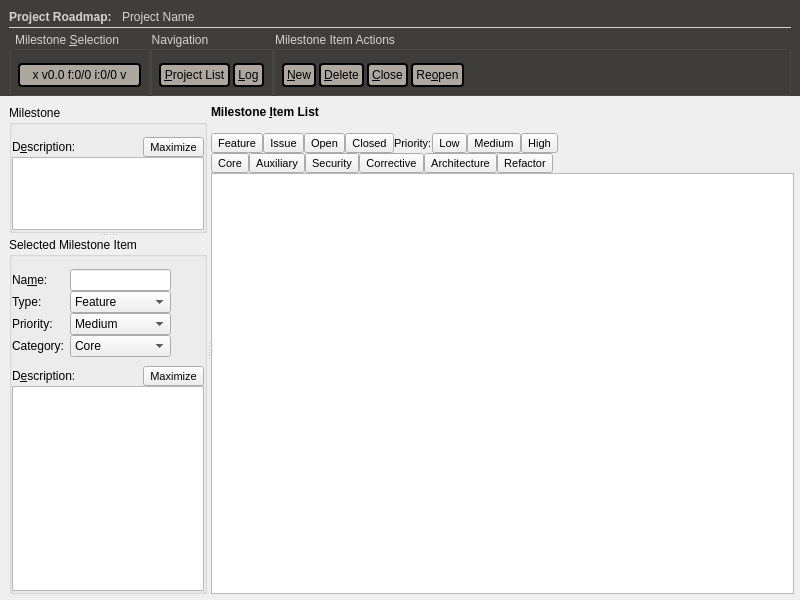
<?xml version="1.0" encoding="UTF-8"?>
<ui version="4.0">
 <class>roadmap_widget</class>
 <widget class="QWidget" name="roadmap_widget">
  <property name="geometry">
   <rect>
    <x>0</x>
    <y>0</y>
    <width>800</width>
    <height>600</height>
   </rect>
  </property>
  <property name="windowTitle">
   <string>Form</string>
  </property>
  <layout class="QGridLayout" name="gridLayout_4">
   <property name="margin">
    <number>0</number>
   </property>
   <property name="spacing">
    <number>0</number>
   </property>
   <item row="0" column="0">
    <widget class="QWidget" name="action_bg_outer" native="true">
     <property name="sizePolicy">
      <sizepolicy hsizetype="Preferred" vsizetype="Maximum">
       <horstretch>0</horstretch>
       <verstretch>0</verstretch>
      </sizepolicy>
     </property>
     <property name="styleSheet">
      <string notr="true">QWidget#action_bg_outer {
	background-color:#3f3e3a;
}
QGroupBox{
	color:lightgray;
}
QPushButton{
	background-color:#AEA79F;
	color:black;
	border-color:black;
	border-style: solid;
	border-width: 2px;
	border-radius: 4px;
	min-width: 3.5em;
	padding: 3px;
}
QPushButton:focus{
	outline: none;
	background-color:#AEA79F;
	color:black;
	border-color:#DD4814;
	border-style: solid;
	border-width: 2px;
	border-radius: 4px;
	min-width: 3.5em;
	padding: 3px;
}
QPushButton:pressed{
	outline: none;
	background-color:#AEA79F;
	color:black;
	border-color:red;
	border-style: solid;
	border-width: 2px;
	border-radius: 4px;
	min-width: 3.5em;
	padding: 3px;
}
QPushButton:disabled{
	outline: none;
	background-color:#AEA79F;
	color:gray;
	border-color:gray;
	border-style: solid;
	border-width: 2px;
	border-radius: 4px;
	min-width: 3.5em;
	padding: 3px;
}</string>
     </property>
     <layout class="QGridLayout" name="gridLayout_3">
      <property name="topMargin">
       <number>0</number>
      </property>
      <property name="bottomMargin">
       <number>0</number>
      </property>
      <item row="0" column="0">
       <widget class="QWidget" name="action_bg_inner" native="true">
        <property name="sizePolicy">
         <sizepolicy hsizetype="Preferred" vsizetype="Maximum">
          <horstretch>0</horstretch>
          <verstretch>0</verstretch>
         </sizepolicy>
        </property>
        <layout class="QGridLayout" name="gridLayout_2">
         <property name="leftMargin">
          <number>0</number>
         </property>
         <property name="topMargin">
          <number>10</number>
         </property>
         <property name="rightMargin">
          <number>0</number>
         </property>
         <property name="bottomMargin">
          <number>0</number>
         </property>
         <property name="horizontalSpacing">
          <number>0</number>
         </property>
         <property name="verticalSpacing">
          <number>3</number>
         </property>
         <item row="2" column="2">
          <widget class="QGroupBox" name="box_navi">
           <property name="title">
            <string>Navigation</string>
           </property>
           <layout class="QGridLayout" name="gridLayout_10">
            <property name="leftMargin">
             <number>6</number>
            </property>
            <property name="topMargin">
             <number>12</number>
            </property>
            <property name="rightMargin">
             <number>6</number>
            </property>
            <property name="bottomMargin">
             <number>6</number>
            </property>
            <property name="spacing">
             <number>3</number>
            </property>
            <item row="0" column="1">
             <widget class="QPushButton" name="btn_show_logs">
              <property name="text">
               <string>&amp;Log</string>
              </property>
             </widget>
            </item>
            <item row="0" column="0">
             <widget class="QPushButton" name="btn_show_project">
              <property name="text">
               <string>&amp;Project List</string>
              </property>
             </widget>
            </item>
           </layout>
          </widget>
         </item>
         <item row="2" column="0" colspan="2">
          <widget class="QGroupBox" name="box_milestone_selection">
           <property name="sizePolicy">
            <sizepolicy hsizetype="Maximum" vsizetype="Preferred">
             <horstretch>0</horstretch>
             <verstretch>0</verstretch>
            </sizepolicy>
           </property>
           <property name="title">
            <string>Milestone &amp;Selection</string>
           </property>
           <layout class="QGridLayout" name="layout_mi_select">
            <property name="leftMargin">
             <number>6</number>
            </property>
            <property name="topMargin">
             <number>12</number>
            </property>
            <property name="rightMargin">
             <number>6</number>
            </property>
            <property name="bottomMargin">
             <number>6</number>
            </property>
            <property name="spacing">
             <number>3</number>
            </property>
            <item row="0" column="0">
             <widget class="QPushButton" name="btn_milestone_button">
              <property name="text">
               <string>x v0.0 f:0/0 i:0/0 v</string>
              </property>
              <property name="checkable">
               <bool>false</bool>
              </property>
              <property name="autoExclusive">
               <bool>false</bool>
              </property>
             </widget>
            </item>
           </layout>
          </widget>
         </item>
         <item row="0" column="0">
          <widget class="QLabel" name="label">
           <property name="sizePolicy">
            <sizepolicy hsizetype="Maximum" vsizetype="Preferred">
             <horstretch>0</horstretch>
             <verstretch>0</verstretch>
            </sizepolicy>
           </property>
           <property name="font">
            <font>
             <weight>75</weight>
             <bold>true</bold>
            </font>
           </property>
           <property name="styleSheet">
            <string notr="true">color:lightgray;</string>
           </property>
           <property name="text">
            <string>Project Roadmap:   </string>
           </property>
          </widget>
         </item>
         <item row="2" column="3">
          <widget class="QGroupBox" name="box_mi_actions">
           <property name="title">
            <string>Milestone Item Actions</string>
           </property>
           <layout class="QGridLayout" name="gridLayout_11">
            <property name="leftMargin">
             <number>6</number>
            </property>
            <property name="topMargin">
             <number>12</number>
            </property>
            <property name="rightMargin">
             <number>6</number>
            </property>
            <property name="bottomMargin">
             <number>6</number>
            </property>
            <property name="spacing">
             <number>3</number>
            </property>
            <item row="0" column="2">
             <widget class="QPushButton" name="btn_mi_close">
              <property name="text">
               <string>&amp;Close</string>
              </property>
             </widget>
            </item>
            <item row="0" column="1">
             <widget class="QPushButton" name="btn_mi_delete">
              <property name="text">
               <string>&amp;Delete</string>
              </property>
             </widget>
            </item>
            <item row="0" column="4">
             <spacer name="horizontalSpacer">
              <property name="orientation">
               <enum>Qt::Horizontal</enum>
              </property>
              <property name="sizeHint" stdset="0">
               <size>
                <width>40</width>
                <height>20</height>
               </size>
              </property>
             </spacer>
            </item>
            <item row="0" column="0">
             <widget class="QPushButton" name="btn_mi_new">
              <property name="text">
               <string>&amp;New</string>
              </property>
             </widget>
            </item>
            <item row="0" column="3">
             <widget class="QPushButton" name="btn_mi_reopen">
              <property name="text">
               <string>Re&amp;open</string>
              </property>
             </widget>
            </item>
           </layout>
          </widget>
         </item>
         <item row="0" column="1" colspan="3">
          <widget class="QLabel" name="lbl_project_name">
           <property name="sizePolicy">
            <sizepolicy hsizetype="Preferred" vsizetype="Preferred">
             <horstretch>0</horstretch>
             <verstretch>0</verstretch>
            </sizepolicy>
           </property>
           <property name="styleSheet">
            <string notr="true">color:lightgray;</string>
           </property>
           <property name="text">
            <string>Project Name</string>
           </property>
          </widget>
         </item>
         <item row="1" column="0" colspan="4">
          <widget class="Line" name="line">
           <property name="sizePolicy">
            <sizepolicy hsizetype="Minimum" vsizetype="Minimum">
             <horstretch>0</horstretch>
             <verstretch>1</verstretch>
            </sizepolicy>
           </property>
           <property name="maximumSize">
            <size>
             <width>16777215</width>
             <height>1</height>
            </size>
           </property>
           <property name="styleSheet">
            <string notr="true">border: 1px solid lightgray;
height:1px;</string>
           </property>
           <property name="orientation">
            <enum>Qt::Horizontal</enum>
           </property>
          </widget>
         </item>
        </layout>
       </widget>
      </item>
     </layout>
    </widget>
   </item>
   <item row="1" column="0">
    <widget class="QWidget" name="body" native="true">
     <layout class="QGridLayout" name="gridLayout_5">
      <property name="leftMargin">
       <number>9</number>
      </property>
      <property name="topMargin">
       <number>9</number>
      </property>
      <property name="rightMargin">
       <number>6</number>
      </property>
      <property name="bottomMargin">
       <number>6</number>
      </property>
      <property name="spacing">
       <number>0</number>
      </property>
      <item row="0" column="1">
       <widget class="QSplitter" name="splitter">
        <property name="orientation">
         <enum>Qt::Horizontal</enum>
        </property>
        <widget class="QWidget" name="box_left" native="true">
         <property name="sizePolicy">
          <sizepolicy hsizetype="Preferred" vsizetype="Preferred">
           <horstretch>1</horstretch>
           <verstretch>0</verstretch>
          </sizepolicy>
         </property>
         <layout class="QGridLayout" name="gridLayout_8">
          <property name="margin">
           <number>0</number>
          </property>
          <property name="spacing">
           <number>0</number>
          </property>
          <item row="0" column="0">
           <widget class="QSplitter" name="splitter_2">
            <property name="orientation">
             <enum>Qt::Vertical</enum>
            </property>
            <widget class="QGroupBox" name="group_milestone_description">
             <property name="sizePolicy">
              <sizepolicy hsizetype="Preferred" vsizetype="Preferred">
               <horstretch>0</horstretch>
               <verstretch>1</verstretch>
              </sizepolicy>
             </property>
             <property name="title">
              <string>Milestone</string>
             </property>
             <layout class="QGridLayout" name="gridLayout_14">
              <property name="leftMargin">
               <number>0</number>
              </property>
              <property name="topMargin">
               <number>12</number>
              </property>
              <property name="rightMargin">
               <number>0</number>
              </property>
              <property name="bottomMargin">
               <number>0</number>
              </property>
              <property name="spacing">
               <number>0</number>
              </property>
              <item row="0" column="1">
               <widget class="QLabel" name="label_7">
                <property name="text">
                 <string>D&amp;escription:</string>
                </property>
                <property name="buddy">
                 <cstring>text_milestone_description</cstring>
                </property>
               </widget>
              </item>
              <item row="1" column="0" colspan="4">
               <widget class="QTextEdit" name="text_milestone_description">
                <property name="autoFormatting">
                 <set>QTextEdit::AutoAll</set>
                </property>
                <property name="tabChangesFocus">
                 <bool>true</bool>
                </property>
               </widget>
              </item>
              <item row="0" column="3">
               <widget class="QToolButton" name="btn_milestone_maximize">
                <property name="font">
                 <font>
                  <pointsize>8</pointsize>
                 </font>
                </property>
                <property name="text">
                 <string>Maximize</string>
                </property>
                <property name="checkable">
                 <bool>true</bool>
                </property>
               </widget>
              </item>
              <item row="0" column="2">
               <spacer name="horizontalSpacer_2">
                <property name="orientation">
                 <enum>Qt::Horizontal</enum>
                </property>
                <property name="sizeHint" stdset="0">
                 <size>
                  <width>50</width>
                  <height>20</height>
                 </size>
                </property>
               </spacer>
              </item>
             </layout>
            </widget>
            <widget class="QGroupBox" name="group_selected_milestone">
             <property name="sizePolicy">
              <sizepolicy hsizetype="Preferred" vsizetype="Preferred">
               <horstretch>0</horstretch>
               <verstretch>2</verstretch>
              </sizepolicy>
             </property>
             <property name="title">
              <string>Selected Milestone Item</string>
             </property>
             <layout class="QGridLayout" name="gridLayout_16">
              <property name="leftMargin">
               <number>0</number>
              </property>
              <property name="topMargin">
               <number>12</number>
              </property>
              <property name="rightMargin">
               <number>0</number>
              </property>
              <property name="bottomMargin">
               <number>0</number>
              </property>
              <property name="spacing">
               <number>0</number>
              </property>
              <item row="1" column="3">
               <widget class="QToolButton" name="btn_mi_desc_minimize">
                <property name="font">
                 <font>
                  <pointsize>8</pointsize>
                 </font>
                </property>
                <property name="text">
                 <string>Maximize</string>
                </property>
                <property name="checkable">
                 <bool>true</bool>
                </property>
               </widget>
              </item>
              <item row="2" column="0" colspan="4">
               <widget class="QTextEdit" name="txt_mi_description">
                <property name="autoFormatting">
                 <set>QTextEdit::AutoAll</set>
                </property>
                <property name="tabChangesFocus">
                 <bool>true</bool>
                </property>
               </widget>
              </item>
              <item row="0" column="0" colspan="4">
               <widget class="QWidget" name="group_edit_attr" native="true">
                <layout class="QGridLayout" name="gridLayout_15">
                 <property name="leftMargin">
                  <number>0</number>
                 </property>
                 <property name="topMargin">
                  <number>0</number>
                 </property>
                 <property name="rightMargin">
                  <number>0</number>
                 </property>
                 <property name="bottomMargin">
                  <number>9</number>
                 </property>
                 <property name="horizontalSpacing">
                  <number>6</number>
                 </property>
                 <property name="verticalSpacing">
                  <number>0</number>
                 </property>
                 <item row="3" column="0">
                  <widget class="QLabel" name="label_5">
                   <property name="text">
                    <string>Category:</string>
                   </property>
                   <property name="buddy">
                    <cstring>cb_mi_category</cstring>
                   </property>
                  </widget>
                 </item>
                 <item row="2" column="0">
                  <widget class="QLabel" name="label_4">
                   <property name="text">
                    <string>Priority:</string>
                   </property>
                   <property name="buddy">
                    <cstring>cb_mi_priority</cstring>
                   </property>
                  </widget>
                 </item>
                 <item row="1" column="0">
                  <widget class="QLabel" name="label_2">
                   <property name="text">
                    <string>Type:</string>
                   </property>
                   <property name="buddy">
                    <cstring>cb_mi_type</cstring>
                   </property>
                  </widget>
                 </item>
                 <item row="1" column="1">
                  <widget class="QComboBox" name="cb_mi_type">
                   <item>
                    <property name="text">
                     <string>Feature</string>
                    </property>
                   </item>
                   <item>
                    <property name="text">
                     <string>Issue</string>
                    </property>
                   </item>
                  </widget>
                 </item>
                 <item row="0" column="0">
                  <widget class="QLabel" name="label_8">
                   <property name="text">
                    <string>Na&amp;me:</string>
                   </property>
                   <property name="buddy">
                    <cstring>line_mi_name</cstring>
                   </property>
                  </widget>
                 </item>
                 <item row="3" column="1">
                  <widget class="QComboBox" name="cb_mi_category">
                   <item>
                    <property name="text">
                     <string>Core</string>
                    </property>
                   </item>
                   <item>
                    <property name="text">
                     <string>Auxiliary</string>
                    </property>
                   </item>
                   <item>
                    <property name="text">
                     <string>Security</string>
                    </property>
                   </item>
                   <item>
                    <property name="text">
                     <string>Corrective</string>
                    </property>
                   </item>
                   <item>
                    <property name="text">
                     <string>Architecture</string>
                    </property>
                   </item>
                   <item>
                    <property name="text">
                     <string>Refactor</string>
                    </property>
                   </item>
                  </widget>
                 </item>
                 <item row="0" column="1">
                  <widget class="QLineEdit" name="line_mi_name"/>
                 </item>
                 <item row="2" column="1">
                  <widget class="QComboBox" name="cb_mi_priority">
                   <item>
                    <property name="text">
                     <string>Medium</string>
                    </property>
                   </item>
                   <item>
                    <property name="text">
                     <string>Low</string>
                    </property>
                   </item>
                   <item>
                    <property name="text">
                     <string>High</string>
                    </property>
                   </item>
                  </widget>
                 </item>
                 <item row="2" column="2">
                  <spacer name="horizontalSpacer_4">
                   <property name="orientation">
                    <enum>Qt::Horizontal</enum>
                   </property>
                   <property name="sizeHint" stdset="0">
                    <size>
                     <width>40</width>
                     <height>20</height>
                    </size>
                   </property>
                  </spacer>
                 </item>
                </layout>
               </widget>
              </item>
              <item row="1" column="2">
               <spacer name="horizontalSpacer_3">
                <property name="orientation">
                 <enum>Qt::Horizontal</enum>
                </property>
                <property name="sizeHint" stdset="0">
                 <size>
                  <width>29</width>
                  <height>20</height>
                 </size>
                </property>
               </spacer>
              </item>
              <item row="1" column="0">
               <widget class="QLabel" name="label_6">
                <property name="text">
                 <string>D&amp;escription:</string>
                </property>
                <property name="buddy">
                 <cstring>txt_mi_description</cstring>
                </property>
               </widget>
              </item>
             </layout>
            </widget>
           </widget>
          </item>
         </layout>
        </widget>
        <widget class="QWidget" name="group_log_list" native="true">
         <property name="sizePolicy">
          <sizepolicy hsizetype="Preferred" vsizetype="Preferred">
           <horstretch>2</horstretch>
           <verstretch>0</verstretch>
          </sizepolicy>
         </property>
         <layout class="QGridLayout" name="gridLayout_13">
          <property name="margin">
           <number>0</number>
          </property>
          <property name="spacing">
           <number>0</number>
          </property>
          <item row="1" column="0">
           <widget class="QWidget" name="widget" native="true">
            <layout class="QGridLayout" name="gridLayout_12">
             <property name="margin">
              <number>0</number>
             </property>
             <property name="spacing">
              <number>0</number>
             </property>
             <item row="1" column="0">
              <widget class="QWidget" name="widget_4" native="true">
               <layout class="QGridLayout" name="gridLayout_6">
                <property name="margin">
                 <number>0</number>
                </property>
                <property name="spacing">
                 <number>0</number>
                </property>
                <item row="0" column="3">
                 <widget class="QToolButton" name="btn_filter_corrective">
                  <property name="font">
                   <font>
                    <pointsize>8</pointsize>
                   </font>
                  </property>
                  <property name="text">
                   <string>Corrective</string>
                  </property>
                  <property name="checkable">
                   <bool>true</bool>
                  </property>
                  <property name="checked">
                   <bool>false</bool>
                  </property>
                 </widget>
                </item>
                <item row="0" column="1">
                 <widget class="QToolButton" name="btn_filter_auxiliary">
                  <property name="font">
                   <font>
                    <pointsize>8</pointsize>
                   </font>
                  </property>
                  <property name="text">
                   <string>Auxiliary</string>
                  </property>
                  <property name="checkable">
                   <bool>true</bool>
                  </property>
                  <property name="checked">
                   <bool>false</bool>
                  </property>
                 </widget>
                </item>
                <item row="0" column="5">
                 <widget class="QToolButton" name="btn_filter_refactor">
                  <property name="font">
                   <font>
                    <pointsize>8</pointsize>
                   </font>
                  </property>
                  <property name="text">
                   <string>Refactor</string>
                  </property>
                  <property name="checkable">
                   <bool>true</bool>
                  </property>
                  <property name="checked">
                   <bool>false</bool>
                  </property>
                 </widget>
                </item>
                <item row="0" column="2">
                 <widget class="QToolButton" name="btn_filter_security">
                  <property name="font">
                   <font>
                    <pointsize>8</pointsize>
                   </font>
                  </property>
                  <property name="text">
                   <string>Security</string>
                  </property>
                  <property name="checkable">
                   <bool>true</bool>
                  </property>
                  <property name="checked">
                   <bool>false</bool>
                  </property>
                 </widget>
                </item>
                <item row="0" column="4">
                 <widget class="QToolButton" name="btn_filter_architecture">
                  <property name="font">
                   <font>
                    <pointsize>8</pointsize>
                   </font>
                  </property>
                  <property name="text">
                   <string>Architecture</string>
                  </property>
                  <property name="checkable">
                   <bool>true</bool>
                  </property>
                  <property name="checked">
                   <bool>false</bool>
                  </property>
                 </widget>
                </item>
                <item row="0" column="0">
                 <widget class="QToolButton" name="btn_filter_core">
                  <property name="font">
                   <font>
                    <pointsize>8</pointsize>
                   </font>
                  </property>
                  <property name="text">
                   <string>Core</string>
                  </property>
                  <property name="checkable">
                   <bool>true</bool>
                  </property>
                  <property name="checked">
                   <bool>false</bool>
                  </property>
                 </widget>
                </item>
                <item row="0" column="6">
                 <spacer name="horizontalSpacer_7">
                  <property name="orientation">
                   <enum>Qt::Horizontal</enum>
                  </property>
                  <property name="sizeHint" stdset="0">
                   <size>
                    <width>40</width>
                    <height>20</height>
                   </size>
                  </property>
                 </spacer>
                </item>
               </layout>
              </widget>
             </item>
             <item row="0" column="0">
              <widget class="QWidget" name="widget_3" native="true">
               <layout class="QGridLayout" name="gridLayout_7">
                <property name="margin">
                 <number>0</number>
                </property>
                <property name="spacing">
                 <number>0</number>
                </property>
                <item row="0" column="10">
                 <spacer name="horizontalSpacer_6">
                  <property name="orientation">
                   <enum>Qt::Horizontal</enum>
                  </property>
                  <property name="sizeHint" stdset="0">
                   <size>
                    <width>40</width>
                    <height>20</height>
                   </size>
                  </property>
                 </spacer>
                </item>
                <item row="0" column="5">
                 <widget class="QLabel" name="label_3">
                  <property name="font">
                   <font>
                    <pointsize>8</pointsize>
                   </font>
                  </property>
                  <property name="text">
                   <string>Priority:</string>
                  </property>
                 </widget>
                </item>
                <item row="0" column="7">
                 <widget class="QToolButton" name="btn_filter_medium">
                  <property name="font">
                   <font>
                    <pointsize>8</pointsize>
                   </font>
                  </property>
                  <property name="text">
                   <string>Medium</string>
                  </property>
                  <property name="checkable">
                   <bool>true</bool>
                  </property>
                  <property name="checked">
                   <bool>false</bool>
                  </property>
                 </widget>
                </item>
                <item row="0" column="6">
                 <widget class="QToolButton" name="btn_filter_low">
                  <property name="font">
                   <font>
                    <pointsize>8</pointsize>
                   </font>
                  </property>
                  <property name="text">
                   <string>Low</string>
                  </property>
                  <property name="checkable">
                   <bool>true</bool>
                  </property>
                  <property name="checked">
                   <bool>false</bool>
                  </property>
                 </widget>
                </item>
                <item row="0" column="8">
                 <widget class="QToolButton" name="btn_filter_high">
                  <property name="font">
                   <font>
                    <pointsize>8</pointsize>
                   </font>
                  </property>
                  <property name="text">
                   <string>High</string>
                  </property>
                  <property name="checkable">
                   <bool>true</bool>
                  </property>
                  <property name="checked">
                   <bool>false</bool>
                  </property>
                 </widget>
                </item>
                <item row="0" column="1">
                 <widget class="QToolButton" name="btn_filter_issue">
                  <property name="font">
                   <font>
                    <pointsize>8</pointsize>
                   </font>
                  </property>
                  <property name="text">
                   <string>Issue</string>
                  </property>
                  <property name="checkable">
                   <bool>true</bool>
                  </property>
                  <property name="checked">
                   <bool>false</bool>
                  </property>
                 </widget>
                </item>
                <item row="0" column="3">
                 <widget class="QToolButton" name="btn_filter_closed">
                  <property name="font">
                   <font>
                    <pointsize>8</pointsize>
                   </font>
                  </property>
                  <property name="text">
                   <string>Closed</string>
                  </property>
                  <property name="checkable">
                   <bool>true</bool>
                  </property>
                  <property name="checked">
                   <bool>false</bool>
                  </property>
                 </widget>
                </item>
                <item row="0" column="2">
                 <widget class="QToolButton" name="btn_filter_open">
                  <property name="font">
                   <font>
                    <pointsize>8</pointsize>
                   </font>
                  </property>
                  <property name="text">
                   <string>Open</string>
                  </property>
                  <property name="checkable">
                   <bool>true</bool>
                  </property>
                  <property name="checked">
                   <bool>false</bool>
                  </property>
                 </widget>
                </item>
                <item row="0" column="0">
                 <widget class="QToolButton" name="btn_filter_feature">
                  <property name="font">
                   <font>
                    <pointsize>8</pointsize>
                   </font>
                  </property>
                  <property name="text">
                   <string>Feature</string>
                  </property>
                  <property name="checkable">
                   <bool>true</bool>
                  </property>
                  <property name="checked">
                   <bool>false</bool>
                  </property>
                 </widget>
                </item>
               </layout>
              </widget>
             </item>
            </layout>
           </widget>
          </item>
          <item row="2" column="0">
           <widget class="QTableView" name="tbl_mi_list">
            <property name="font">
             <font>
              <pointsize>11</pointsize>
             </font>
            </property>
            <property name="editTriggers">
             <set>QAbstractItemView::NoEditTriggers</set>
            </property>
            <property name="selectionMode">
             <enum>QAbstractItemView::SingleSelection</enum>
            </property>
            <property name="selectionBehavior">
             <enum>QAbstractItemView::SelectRows</enum>
            </property>
           </widget>
          </item>
          <item row="0" column="0">
           <widget class="QLabel" name="label_9">
            <property name="sizePolicy">
             <sizepolicy hsizetype="Preferred" vsizetype="Preferred">
              <horstretch>0</horstretch>
              <verstretch>0</verstretch>
             </sizepolicy>
            </property>
            <property name="minimumSize">
             <size>
              <width>0</width>
              <height>28</height>
             </size>
            </property>
            <property name="font">
             <font>
              <weight>75</weight>
              <bold>true</bold>
             </font>
            </property>
            <property name="text">
             <string>Milestone &amp;Item List</string>
            </property>
            <property name="alignment">
             <set>Qt::AlignLeading|Qt::AlignLeft|Qt::AlignTop</set>
            </property>
            <property name="buddy">
             <cstring>tbl_mi_list</cstring>
            </property>
           </widget>
          </item>
         </layout>
        </widget>
       </widget>
      </item>
     </layout>
    </widget>
   </item>
  </layout>
 </widget>
 <tabstops>
  <tabstop>btn_milestone_button</tabstop>
  <tabstop>btn_show_project</tabstop>
  <tabstop>btn_show_logs</tabstop>
  <tabstop>btn_mi_new</tabstop>
  <tabstop>btn_mi_delete</tabstop>
  <tabstop>btn_mi_close</tabstop>
  <tabstop>btn_mi_reopen</tabstop>
  <tabstop>text_milestone_description</tabstop>
  <tabstop>btn_milestone_maximize</tabstop>
  <tabstop>line_mi_name</tabstop>
  <tabstop>cb_mi_type</tabstop>
  <tabstop>cb_mi_priority</tabstop>
  <tabstop>cb_mi_category</tabstop>
  <tabstop>txt_mi_description</tabstop>
  <tabstop>btn_mi_desc_minimize</tabstop>
  <tabstop>tbl_mi_list</tabstop>
  <tabstop>btn_filter_feature</tabstop>
  <tabstop>btn_filter_issue</tabstop>
  <tabstop>btn_filter_open</tabstop>
  <tabstop>btn_filter_closed</tabstop>
  <tabstop>btn_filter_low</tabstop>
  <tabstop>btn_filter_medium</tabstop>
  <tabstop>btn_filter_high</tabstop>
  <tabstop>btn_filter_core</tabstop>
  <tabstop>btn_filter_auxiliary</tabstop>
  <tabstop>btn_filter_security</tabstop>
  <tabstop>btn_filter_corrective</tabstop>
  <tabstop>btn_filter_architecture</tabstop>
  <tabstop>btn_filter_refactor</tabstop>
 </tabstops>
 <resources/>
 <connections/>
</ui>
